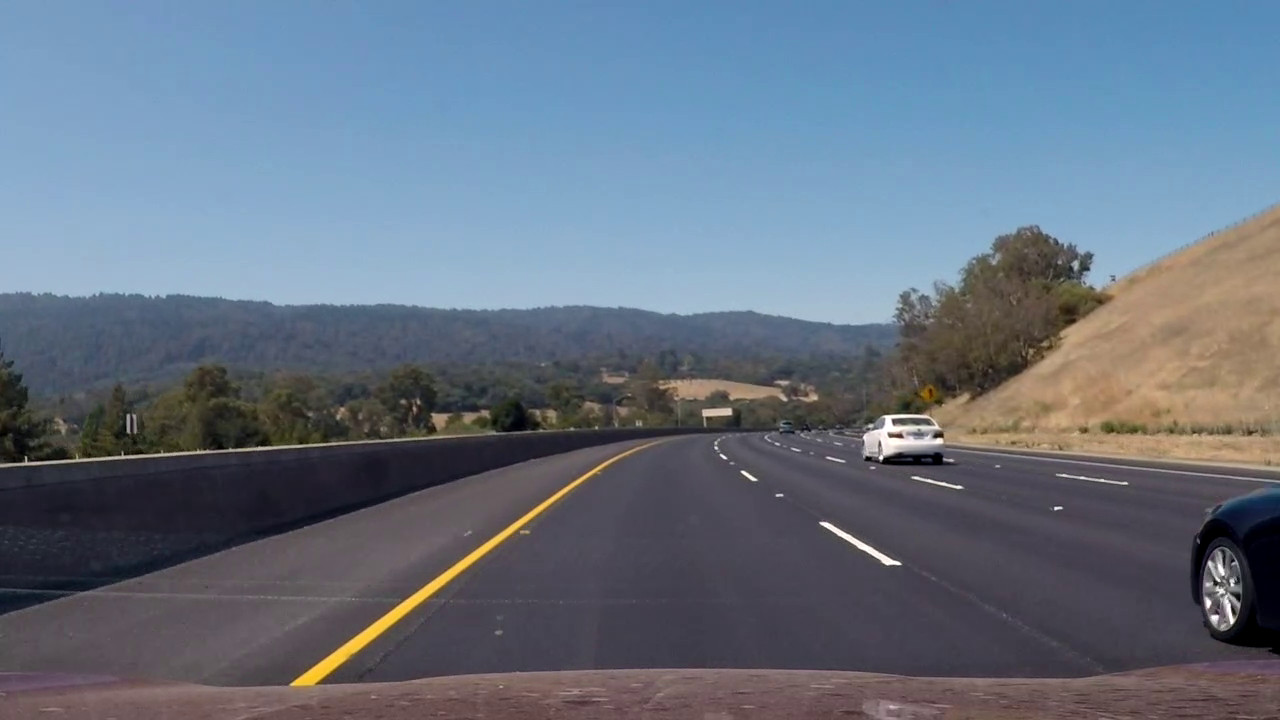
#> input picture test_images/test7.jpg, 1280 x 720 px
$ python -i lane_finder.py   (imports and definitions only)   (older library calls are emulated)
#> lines starting #> are read from the running program, lines starting #| are printed output that depends on the picture; after the words box and inside, x2 and y2 are one past the last pixel; in counts of white or black regions, pixels touching at a corner belong together
# Compute the camera calibration matrix and distortion coefficients given a set of chessboard images.
# Apply a distortion correction to raw images.
# Use color transforms, gradients, etc., to create a thresholded binary image.
# Apply a perspective transform to rectify binary image ("birds-eye view").
# Detect lane pixels and fit to find the lane boundary.
# Determine the curvature of the lane and vehicle position with respect to center.
# Warp the detected lane boundaries back onto the original image.
# Output visual display of the lane boundaries and numerical estimation of lane curvature and vehicle position.

import numpy as np
import cv2
import glob
import pickle
import os
import matplotlib.pyplot as plt
import matplotlib.image as mpimg

class Perspective():
    '''
    Class to hold the perspective transfomation information. Automatically calculates the
    destination perspective to provide a top down view.
    Allows rescaling of the input depth of the lane that the lane finder will use.
    '''
    # [179 lines left out: functions rescale, _calcDst, _calcMetrics, __init__, tabularizePerspective, getDistortion and 7 more, not called in this run]

def absSobelThresh(image, orient='x', sobel_kernel=3, thresh=(0, 255)):
    '''
    Method to apply a sobel filter with threshold to a grayscale image.
    Returns binary image.
    '''
#> called with orient = 'x', sobel_kernel = 3, thresh = (20, 255)
    # Calculate directional gradient
    if orient is'x':
        sobel = cv2.Sobel(image, cv2.CV_64F, 1, 0, ksize=sobel_kernel) # Take the derivative in x
    else:
        sobel = cv2.Sobel(image, cv2.CV_64F, 0, 1, ksize=sobel_kernel) # Take the derivative in y
    abs_sobel = np.absolute(sobel) # Absolute x derivative to accentuate lines away from horizontal
    scaled_sobel = np.uint8(255*abs_sobel/np.max(abs_sobel))

    # Apply threshold
    grad_binary = np.zeros_like(scaled_sobel)
    grad_binary[(scaled_sobel >= thresh[0]) & (scaled_sobel <= thresh[1])] = 1

    return grad_binary

def magThresh(image, sobel_kernel=3, mag_thresh=(0, 255)):
    '''
    '''
    # Take both Sobel x and y gradients
    sobelx = cv2.Sobel(image, cv2.CV_64F, 1, 0, ksize=sobel_kernel) # Take the derivative in x
    sobely = cv2.Sobel(image, cv2.CV_64F, 0, 1, ksize=sobel_kernel) # Take the derivative in y

    # Calculate gradient magnitude
    gradmag = np.sqrt(sobelx**2 + sobely**2)

    # Rescale to 8 bit
    scaled_gradmag = np.uint8(255*gradmag/np.max(gradmag))

    # Create a binary image of ones where threshold is met, zeros otherwise
    mag_binary = np.zeros_like(scaled_gradmag)
    mag_binary[(scaled_gradmag >= mag_thresh[0]) & (scaled_gradmag <= mag_thresh[1])] = 1

    return mag_binary

def dirThreshold(image, sobel_kernel=3, thresh=(0, np.pi/2)):
    '''
    '''
    # Take both Sobel x and y gradients
    sobelx = cv2.Sobel(image, cv2.CV_64F, 1, 0, ksize=sobel_kernel)
    sobely = cv2.Sobel(image, cv2.CV_64F, 0, 1, ksize=sobel_kernel)

    # Calculate gradient direction
    absgraddir = np.arctan2(np.absolute(sobely), np.absolute(sobelx))

    # Apply threshold
    dir_binary =  np.zeros_like(absgraddir)
    dir_binary[(absgraddir >= thresh[0]) & (absgraddir <= thresh[1])] = 1

    return dir_binary

def saturationThreshold(image, sobel_kernel=3, thresh=(0,255)):
    '''
    Utility to return a binary threshold HLS saturation channel.
    '''
    # Convert to HLS color space and separate the S channel
    hls = cv2.cvtColor(image, cv2.COLOR_RGB2HLS)
    s_channel = hls[:,:,2]
    s_binary = np.zeros_like(s_channel)
    s_binary[(s_channel >= thresh[0]) & (s_channel <= thresh[1])] = 1
    return s_binary

def valueThreshold(image, sobel_kernel=3, thresh=(0,255)):
    '''
    Utility to return a binary threshold HSV value channel.
    '''
    # Convert to HSV color space and separate the V channel
    hsv = cv2.cvtColor(image, cv2.COLOR_RGB2HSV)
    v_channel = hsv[:,:,2]
    v_binary = np.zeros_like(v_channel)
    v_binary[(v_channel >= thresh[0]) & (v_channel <= thresh[1])] = 1
    return v_binary


def hueThreshold(image, sobel_kernel=3, thresh=(0,179)):
    '''
    Utility to return a binary threshold HLS hue channel.
    '''
    # Convert to HLS color space and separate the H channel
    hls = cv2.cvtColor(image, cv2.COLOR_RGB2HLS)
    h_channel = hls[:,:,0]
    h_binary = np.zeros_like(h_channel)
    h_binary[(h_channel >= thresh[0]) & (h_channel <= thresh[1])] = 1
    return h_binary

def thresholdImage(image, visualize=False):
    '''
    Method to threshold the image using the combination of a threshold sobel x edge detection
    and a threshold color saturation image. Returns a binary image.
    Adapted from Udacity lecture notes in Chapter 30 of Advanced Lane Finding.
    '''
    # Grayscale image
    gray = cv2.cvtColor(image, cv2.COLOR_RGB2GRAY)

    ksize = 3
    gradx = absSobelThresh(gray, orient='x', sobel_kernel=ksize, thresh=(20, 255))
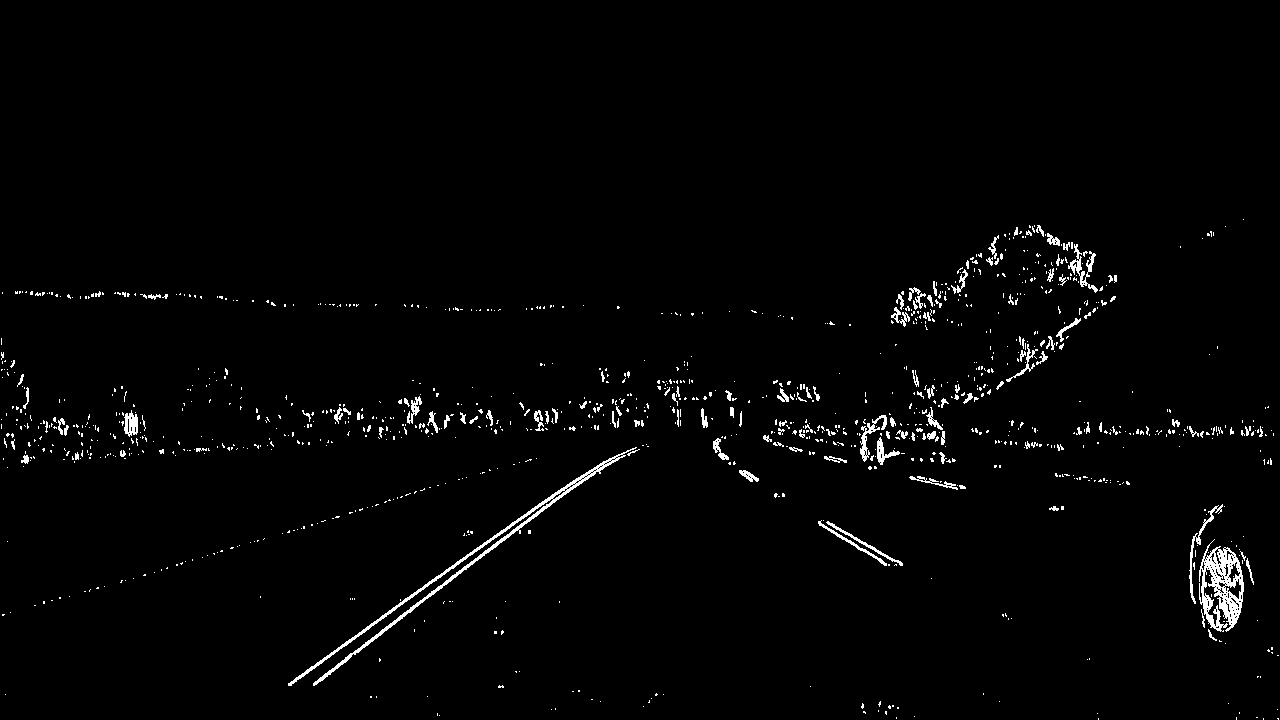
#> gradx: shape (720, 1280); values 0 (black) and 1 (white), 1.8% white in thin lines or dots, all inside (x1, y1, x2, y2) = (1, 219, 1279, 720)
    grady = absSobelThresh(gray, orient='y', sobel_kernel=ksize, thresh=(150, 255))
#> grady: shape (720, 1280); values 0 (black) and 1 (white), 0.13% white in thin lines or dots, all inside (x1, y1, x2, y2) = (8, 408, 1234, 631)
    mag_binary = magThresh(gray, sobel_kernel=ksize, mag_thresh=(200, 255))
#> mag_binary: shape (720, 1280); values 0 (black) and 1 (white), 0.01% white in thin lines or dots, all inside (x1, y1, x2, y2) = (822, 414, 1234, 624)
    dir_binary = dirThreshold(gray, sobel_kernel=ksize, thresh=(np.pi/4, np.pi/2))
#> dir_binary: shape (720, 1280) float64; values 0 (black) and 1 (white), 54% white; 10690 black regions (9583 under 20 px), largest, box (x1, y1, x2, y2) and area: (0, 0, 1280, 308) 216316, (463, 450, 1026, 674) 38916, (1008, 503, 1280, 660) 12265

    sobel_combined = np.zeros_like(gradx)
    sobel_combined[((gradx == 1) | (grady == 1)) | ((mag_binary == 1) & (dir_binary == 1))] = 1

    # Threshold color channel
    s_binary = saturationThreshold(image, sobel_kernel=ksize, thresh=(115,255))#150-255
#> s_binary: shape (720, 1280); values 0 (black) and 1 (white), 1.3% white; 189 white regions (165 under 20 px), largest, box (x1, y1, x2, y2) and area: (1194, 494, 1280, 632) 4948, (291, 462, 608, 686) 3961, (877, 415, 913, 449) 375
    h_binary = hueThreshold(image, sobel_kernel=ksize, thresh=(20,25))
#> h_binary: shape (720, 1280); values 0 (black) and 1 (white), 2.4% white; 510 white regions (440 under 20 px), largest, box (x1, y1, x2, y2) and area: (290, 499, 552, 687) 3298, (244, 384, 335, 432) 1252, (272, 402, 424, 450) 1225
    v_binary = valueThreshold(image, sobel_kernel=ksize, thresh=(50,255))
#> in valueThreshold, `v_channel = hsv[:,:,2]`:
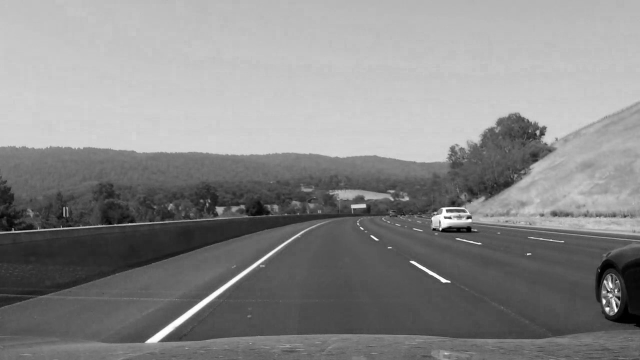
#> v_channel: shape (720, 1280) (shown at 1/2 size); min 0, max 255, mean 136.3
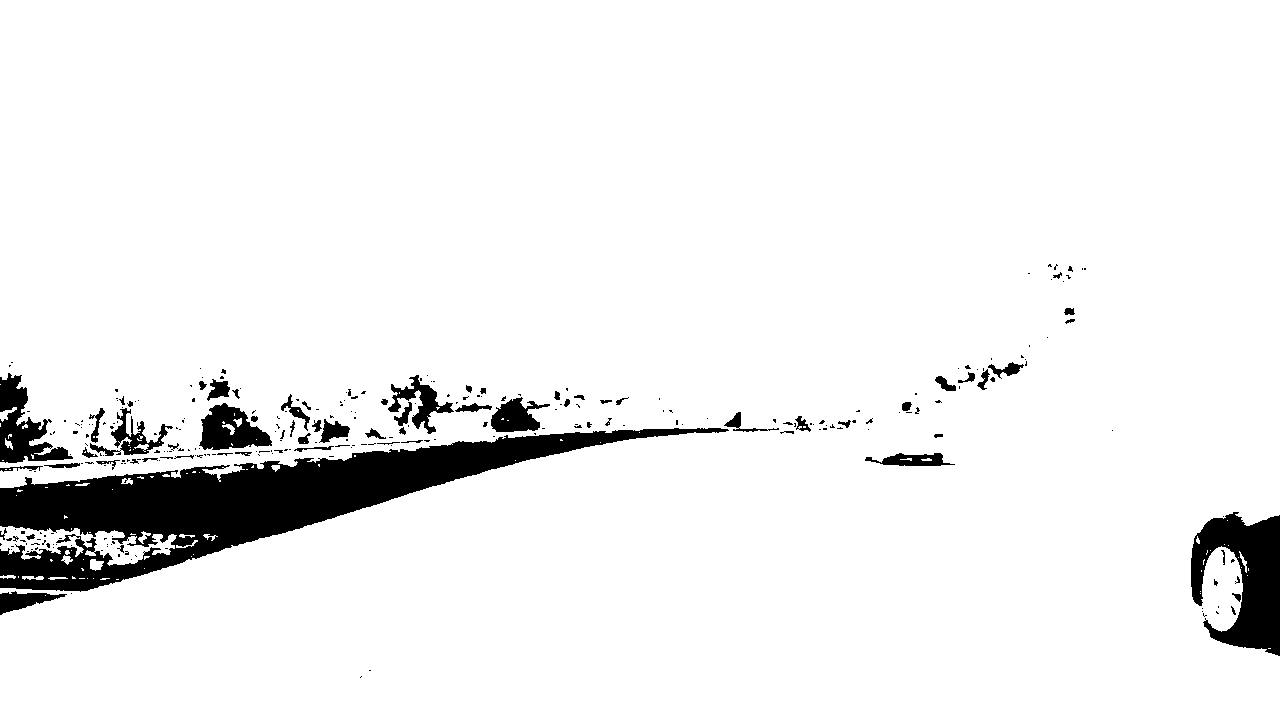
#> v_binary: shape (720, 1280); values 0 (black) and 1 (white), 93.6% white; 292 black regions (224 under 20 px), largest, box (x1, y1, x2, y2) and area: (0, 428, 729, 592) 36231, (1191, 512, 1280, 656) 7616, (0, 373, 73, 463) 2786

    color_combined = np.zeros_like(sobel_combined)
    color_combined[(s_binary == 1) & ((v_binary == 1) | (h_binary == 1))] = 1
    # Trial combinations:
    # color_combined[(s_binary == 1) & (v_binary == 1)] = 1
    # color_combined[(s_binary == 1) | (h_binary == 1)] = 1

    # Combine the sobel and color binary thresholds
    combined_binary = np.zeros_like(sobel_combined)
    combined_binary[(color_combined == 1) | (sobel_combined == 1)] = 1

    if visualize is True:
        # Plotting thresholded images
        f, (ax1, ax2) = plt.subplots(1, 2, figsize=(20,10))
        ax1.set_title('Stacked thresholds')
        color_binary = np.dstack(( v_binary, sobel_combined, s_binary)) * 255
        ax1.imshow(color_binary)
        ax2.set_title('Combined color channel and gradient thresholds')
        ax2.imshow(combined_binary, cmap='gray')
        plt.show()

    return combined_binary

# [62 lines left out: functions visualizeThreshold, getBirdsEyeView, visualizeBirdsEye, not called in this run]

def filterLaneLines():
    pass
    # if L close and R close:
    #         accept both
    #         both detected

    # if L close and R far:
    #     if good width:
    #         accept both
    #         L and R are detected
    #     else
    #         if R last_detected:
    #             keep old R
    #         else:
    #             rebuild R from L
    #             flag R for redetect
    #     L is detected

    # if R close and L far:
    #     if good width:
    #         accept both
    #         L and R are detected
    #     else
    #         if L last_detected:
    #             keep L
    #         else:
    #             rebuild L from R
    #             flag L for redetect
    #     R is detected

    # if L far and R far:
    #     keep old L and old R
    #     flag both for redetect


# [247 lines left out: functions findLaneLines, visualizeFindLaneLines, measureCurvature, genPolyArrays, drawLane, addTextOverlay and 1 more, not called in this run]

# [61 lines of commented-out code are left out]

>>> import cv2
>>> picture = cv2.cvtColor(cv2.imread('test_images/test7.jpg'), cv2.COLOR_BGR2RGB)
>>> result = thresholdImage(picture)
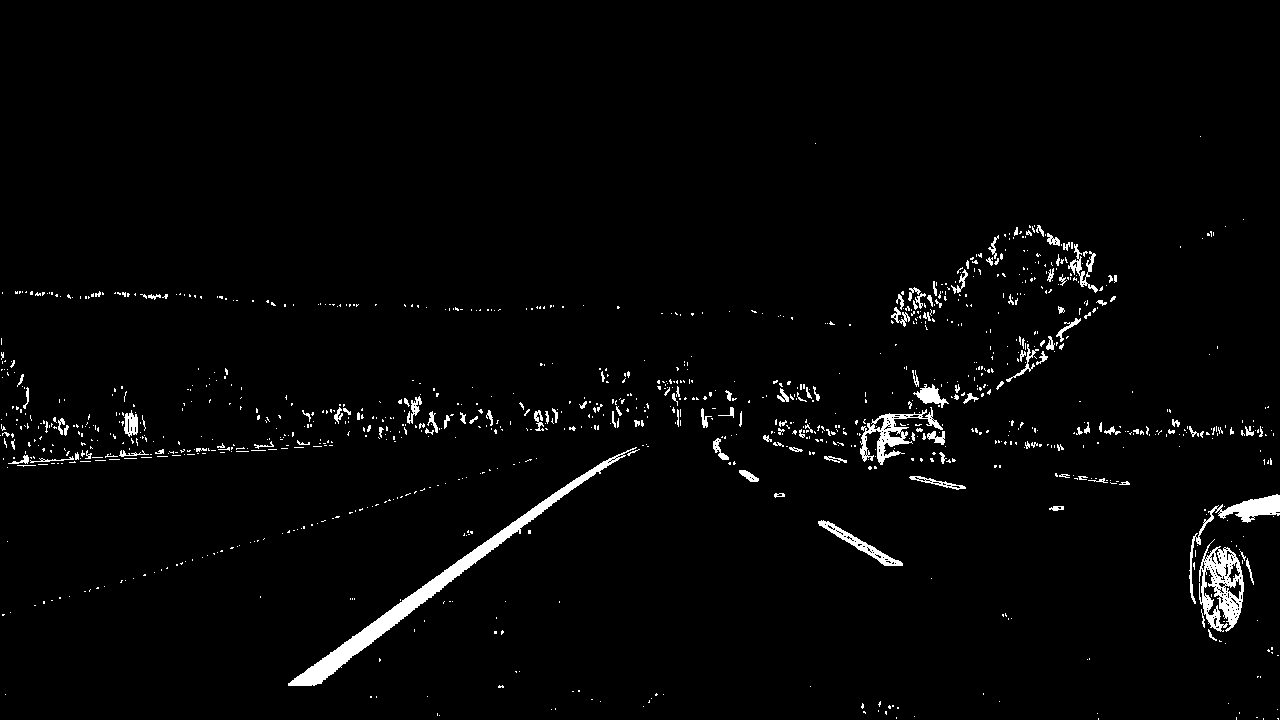
#> result: shape (720, 1280); values 0 (black) and 1 (white), 2.3% white; 1115 white regions (978 under 20 px), largest, box (x1, y1, x2, y2) and area: (288, 447, 637, 686) 4815, (1199, 539, 1244, 632) 2091, (860, 407, 943, 465) 1274

$ run again, on test_images/test8.jpg
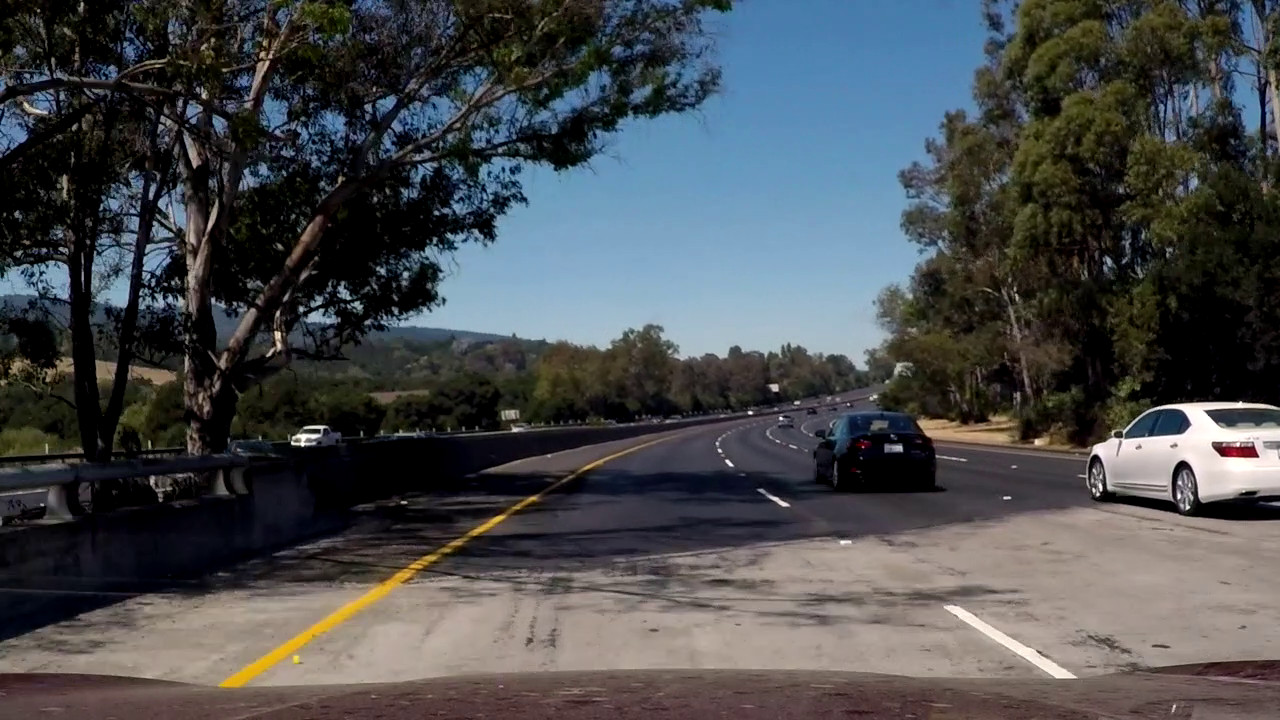
#> input picture test_images/test8.jpg, 1280 x 720 px
#> in thresholdImage, `gradx = absSobelThresh(gray, orient='x', sobel_kernel=ksize, thresh=(2..`:
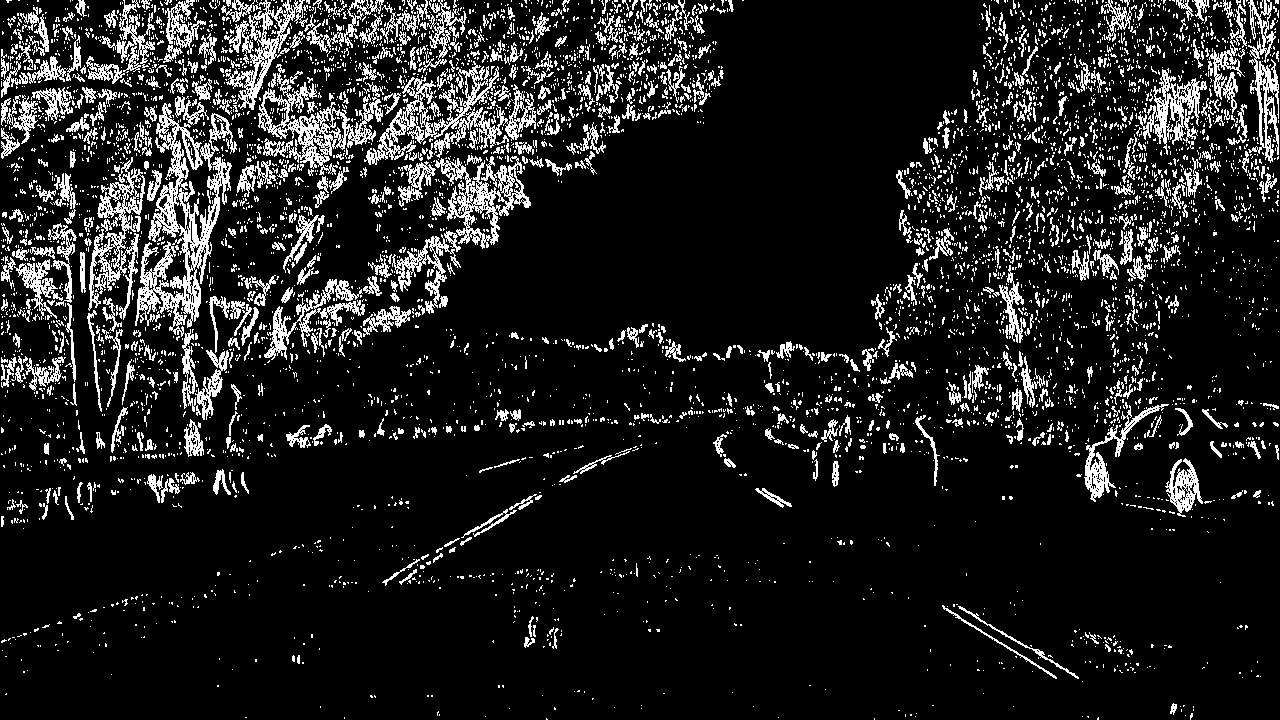
#> gradx: shape (720, 1280); values 0 (black) and 1 (white), 12.2% white in thin lines or dots
#> grady: shape (720, 1280); values 0 (black) and 1 (white), 0.11% white in thin lines or dots, all inside (x1, y1, x2, y2) = (16, 58, 1280, 679)
#> mag_binary: shape (720, 1280); values 0 (black) and 1 (white), 0.05% white in thin lines or dots, all inside (x1, y1, x2, y2) = (280, 332, 1276, 510)
#> dir_binary: shape (720, 1280) float64; values 0 (black) and 1 (white), 59.4% white; 13129 black regions (12080 under 20 px), largest, box (x1, y1, x2, y2) and area: (0, 0, 1280, 466) 211355, (285, 421, 491, 529) 8427, (40, 466, 240, 577) 5735
#> hls: shape (720, 1280, 3); mean of channels 0, 1, 2 61.1, 75.9, 69.2
#> s_binary: shape (720, 1280); values 0 (black) and 1 (white), 14.6% white; 3998 white regions (3395 under 20 px), largest, box (x1, y1, x2, y2) and area: (66, 439, 451, 593) 15685, (1010, 140, 1264, 278) 7953, (366, 437, 554, 497) 3530
#> h_binary: shape (720, 1280); values 0 (black) and 1 (white), 5.9% white; 1999 white regions (1679 under 20 px), largest, box (x1, y1, x2, y2) and area: (875, 125, 1117, 416) 10673, (531, 339, 675, 412) 3536, (216, 566, 411, 688) 2780
#> hsv: shape (720, 1280, 3); mean H, S, V 61.2, 87.2, 88.2
#> v_binary: shape (720, 1280); values 0 (black) and 1 (white), 61.8% white; 953 black regions (827 under 20 px), largest, box (x1, y1, x2, y2) and area: (0, 0, 949, 642) 248528, (876, 0, 1280, 448) 81765, (443, 517, 795, 560) 4404
#> `result = thresholdImage(picture)`:
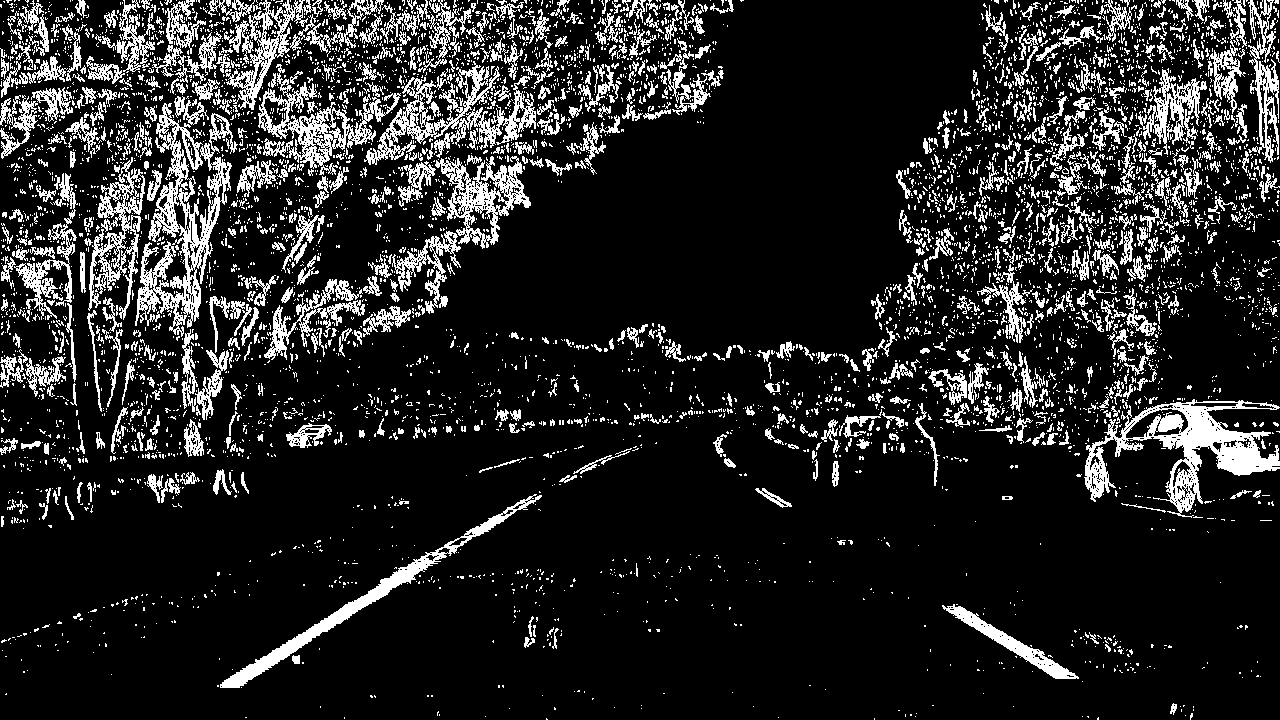
#> result: shape (720, 1280); values 0 (black) and 1 (white), 14.6% white in thin lines or dots
